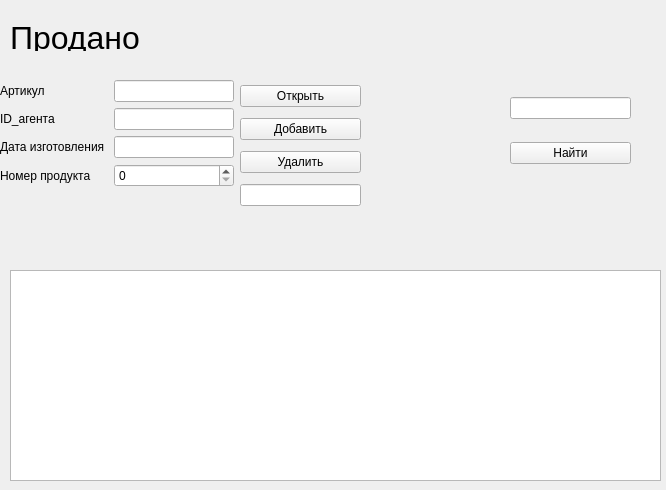
<?xml version="1.0" encoding="UTF-8"?>
<ui version="4.0">
 <class>prodano</class>
 <widget class="QWidget" name="prodano">
  <property name="geometry">
   <rect>
    <x>0</x>
    <y>0</y>
    <width>666</width>
    <height>490</height>
   </rect>
  </property>
  <property name="windowTitle">
   <string>Form</string>
  </property>
  <widget class="QTableWidget" name="tableWidget">
   <property name="geometry">
    <rect>
     <x>10</x>
     <y>270</y>
     <width>651</width>
     <height>211</height>
    </rect>
   </property>
  </widget>
  <widget class="QWidget" name="layoutWidget">
   <property name="geometry">
    <rect>
     <x>240</x>
     <y>80</y>
     <width>121</width>
     <height>134</height>
    </rect>
   </property>
   <layout class="QVBoxLayout" name="verticalLayout">
    <item>
     <widget class="QPushButton" name="pushButton">
      <property name="text">
       <string>Открыть</string>
      </property>
     </widget>
    </item>
    <item>
     <widget class="QPushButton" name="pushButton_2">
      <property name="text">
       <string>Добавить</string>
      </property>
     </widget>
    </item>
    <item>
     <widget class="QPushButton" name="pushButton_3">
      <property name="text">
       <string>Удалить</string>
      </property>
     </widget>
    </item>
    <item>
     <widget class="QLineEdit" name="lineEdit_8"/>
    </item>
   </layout>
  </widget>
  <widget class="QWidget" name="layoutWidget">
   <property name="geometry">
    <rect>
     <x>0</x>
     <y>80</y>
     <width>234</width>
     <height>141</height>
    </rect>
   </property>
   <layout class="QFormLayout" name="formLayout">
    <item row="0" column="0">
     <widget class="QLabel" name="label">
      <property name="text">
       <string>Артикул</string>
      </property>
     </widget>
    </item>
    <item row="0" column="1">
     <widget class="QLineEdit" name="lineEdit"/>
    </item>
    <item row="2" column="0">
     <widget class="QLabel" name="label_2">
      <property name="text">
       <string>Дата изготовления </string>
      </property>
     </widget>
    </item>
    <item row="2" column="1">
     <widget class="QLineEdit" name="lineEdit_2"/>
    </item>
    <item row="3" column="0">
     <widget class="QLabel" name="label_3">
      <property name="text">
       <string>Номер продукта</string>
      </property>
     </widget>
    </item>
    <item row="1" column="0">
     <widget class="QLabel" name="label_4">
      <property name="text">
       <string>ID_агента</string>
      </property>
     </widget>
    </item>
    <item row="1" column="1">
     <widget class="QLineEdit" name="lineEdit_3"/>
    </item>
    <item row="3" column="1">
     <widget class="QSpinBox" name="spinBox"/>
    </item>
   </layout>
  </widget>
  <widget class="QLabel" name="label_9">
   <property name="geometry">
    <rect>
     <x>10</x>
     <y>20</y>
     <width>641</width>
     <height>31</height>
    </rect>
   </property>
   <property name="minimumSize">
    <size>
     <width>0</width>
     <height>31</height>
    </size>
   </property>
   <property name="text">
    <string>&lt;html&gt;&lt;head/&gt;&lt;body&gt;&lt;p&gt;&lt;span style=&quot; font-size:24pt;&quot;&gt;Продано&lt;/span&gt;&lt;/p&gt;&lt;/body&gt;&lt;/html&gt;</string>
   </property>
  </widget>
  <widget class="QWidget" name="layoutWidget_2">
   <property name="geometry">
    <rect>
     <x>510</x>
     <y>80</y>
     <width>121</width>
     <height>101</height>
    </rect>
   </property>
   <layout class="QVBoxLayout" name="verticalLayout_2">
    <item>
     <widget class="QLineEdit" name="lineEdit_9"/>
    </item>
    <item>
     <widget class="QPushButton" name="pushButton_10">
      <property name="text">
       <string>Найти</string>
      </property>
     </widget>
    </item>
   </layout>
  </widget>
 </widget>
 <resources/>
 <connections/>
</ui>
